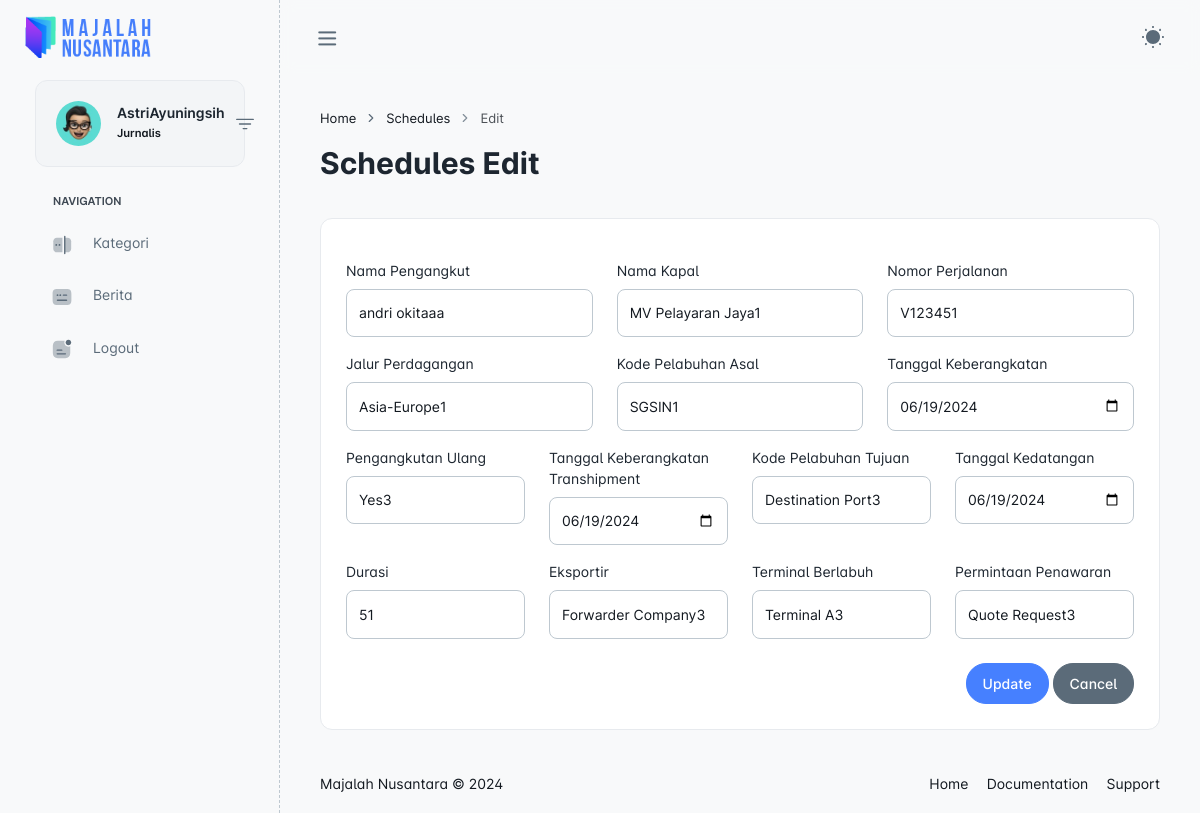
The app's page /admin/schedules-edit.php?id=7 (signed in) with its own data.
### tables this page shows
CREATE TABLE `schedules` (
  `id_schedules` int NOT NULL,
  `CarrierName` varchar(255) DEFAULT NULL,
  `VesselName` varchar(255) DEFAULT NULL,
  `VoyageNumber` varchar(50) DEFAULT NULL,
  `TradeLine` varchar(100) DEFAULT NULL,
  `PortCodeOrigin` varchar(20) DEFAULT NULL,
  `DepartureDate` date DEFAULT NULL,
  `Transhipment` varchar(100) DEFAULT NULL,
  `TranshipmentDeparture` date DEFAULT NULL,
  `PortCodeDestination` varchar(20) DEFAULT NULL,
  `ArrivalDate` date DEFAULT NULL,
  `Duration` int DEFAULT NULL,
  `Forwarder` varchar(255) DEFAULT NULL,
  `BerthingTerminal` varchar(100) DEFAULT NULL,
  `RequestQuote` varchar(500) DEFAULT NULL
);

### admin/schedules-edit.php (the view, shortened to what this page needs)
<?php
require_once "function/init.php";
$id_schedules = $carrierName = $vesselName = $voyageNumber = $tradeLine = $portCodeOrigin = $departureDate = $transhipment = $transhipmentDeparture = $portCodeDestination = $arrivalDate = $duration = $forwarder = $berthingTerminal = $requestQuote = "";
if (isset($_GET['id'])) {
    $id_schedules = $_GET['id'];
    $sql = "SELECT * FROM schedules WHERE id_schedules = ?";
    $stmt = $conn->prepare($sql);
    $stmt->bind_param("i", $id_schedules);
    $stmt->execute();
    $result = $stmt->get_result();
    if ($result->num_rows == 1) {
        $row = $result->fetch_assoc();
        $carrierName = $row['CarrierName'];
        $vesselName = $row['VesselName'];
        $voyageNumber = $row['VoyageNumber'];
        $tradeLine = $row['TradeLine'];
        $portCodeOrigin = $row['PortCodeOrigin'];
        $departureDate = $row['DepartureDate'];
        $transhipment = $row['Transhipment'];
        $transhipmentDeparture = $row['TranshipmentDeparture'];
        $portCodeDestination = $row['PortCodeDestination'];
        $arrivalDate = $row['ArrivalDate'];
        $duration = $row['Duration'];
        $forwarder = $row['Forwarder'];
        $berthingTerminal = $row['BerthingTerminal'];
        $requestQuote = $row['RequestQuote'];
    } else {
        direct("schedules.php");
        die;
    }
} else {
    direct("schedules.php");
    die;
}
?>
<!DOCTYPE html>
<html lang="en">
<body data-pc-preset="preset-1" data-pc-sidebar-caption="true" data-pc-direction="ltr" data-pc-theme_contrast=""
    data-pc-theme="light">
    <div class="pc-container">
        <div class="pc-content">
            <div class="page-header">
                <div class="page-block">
                    <div class="row align-items-center">
                        <div class="col-md-12">
                            <ul class="breadcrumb">
                                <li class="breadcrumb-item"><a href="index.php">Home</a></li>
                                <li class="breadcrumb-item"><a href="javascript: void(0)">Schedules</a></li>
                                <li class="breadcrumb-item"><a href="javascript: void(0)">Edit</a></li>
                            </ul>
                        </div>
                        <div class="col-md-6">
                            <div class="page-header-title">
                                <h2 class="mb-0">Schedules Edit</h2>
                            </div>
                        </div>
                    </div>
                </div>
            </div>
            <div class="row">
                <div class="col-sm-12">
                    <div class="card">
                        <div class="card-body">
                            <div class="row">
                                <form action="<?php echo htmlspecialchars($_SERVER["PHP_SELF"]) . "?id=" . htmlspecialchars($id_schedules); ?>"
                                    method="POST">
                                  <div class="row">
                                    <div class="col-12 col-md-4">
                                        <label for="carrierName" class="form-label mt-3">Nama Pengangkut</label>
                                        <input type="text" class="form-control" id="carrierName" name="carrierName"
                                            required value="<?php echo htmlspecialchars($carrierName); ?>">
                                    </div>
                                    <div class="col-12 col-md-4">
                                        <label for="vesselName" class="form-label mt-3">Nama Kapal</label>
                                        <input type="text" class="form-control" id="vesselName" name="vesselName"
                                            required value="<?php echo htmlspecialchars($vesselName); ?>">
                                    </div>
                                    <div class="col-12 col-md-4">
                                        <label for="voyageNumber" class="form-label mt-3">Nomor Perjalanan</label>
                                        <input type="text" class="form-control" id="voyageNumber" name="voyageNumber"
                                            value="<?php echo htmlspecialchars($voyageNumber); ?>">
                                    </div>
                                    <div class="col-12 col-md-4">
                                        <label for="tradeLine" class="form-label mt-3">Jalur Perdagangan</label>
                                        <input type="text" class="form-control" id="tradeLine" name="tradeLine"
                                            value="<?php echo htmlspecialchars($tradeLine); ?>">
                                    </div>
                                    <div class="col-12 col-md-4">
                                        <label for="portCodeOrigin" class="form-label mt-3">Kode Pelabuhan Asal</label>
                                        <input type="text" class="form-control" id="portCodeOrigin"
                                            name="portCodeOrigin"
                                            value="<?php echo htmlspecialchars($portCodeOrigin); ?>">
                                    </div>
                                    <div class="col-12 col-md-4">
                                        <label for="departureDate" class="form-label mt-3">Tanggal Keberangkatan</label>
                                        <input type="date" class="form-control" id="departureDate" name="departureDate"
                                            value="<?php echo htmlspecialchars($departureDate); ?>">
                                    </div>
                                    <div class="col-12 col-md-3">
                                        <label for="transhipment" class="form-label mt-3">Pengangkutan Ulang</label>
                                        <input type="text" class="form-control" id="transhipment" name="transhipment"
                                            value="<?php echo htmlspecialchars($transhipment); ?>">
                                    </div>
                                    <div class="col-12 col-md-3">
                                        <label for="transhipmentDeparture" class="form-label mt-3">Tanggal Keberangkatan
                                            Transhipment</label>
                                        <input type="date" class="form-control" id="transhipmentDeparture"
                                            name="transhipmentDeparture"
                                            value="<?php echo htmlspecialchars($transhipmentDeparture); ?>">
                                    </div>
                                    <div class="col-12 col-md-3">
                                        <label for="portCodeDestination" class="form-label mt-3">Kode Pelabuhan
                                            Tujuan</label>
                                        <input type="text" class="form-control" id="portCodeDestination"
                                            name="portCodeDestination"
                                            value="<?php echo htmlspecialchars($portCodeDestination); ?>">
                                    </div>
                                    <div class="col-12 col-md-3">
                                        <label for="arrivalDate" class="form-label mt-3">Tanggal Kedatangan</label>
                                        <input type="date" class="form-control" id="arrivalDate" name="arrivalDate"
                                            value="<?php echo htmlspecialchars($arrivalDate); ?>">
                                    </div>
                                    <div class="col-12 col-md-3">
                                        <label for="duration" class="form-label mt-3">Durasi</label>
                                        <input type="text" class="form-control" id="duration" name="duration"
                                            value="<?php echo htmlspecialchars($duration); ?>">
                                    </div>
                                    <div class="col-12 col-md-3">
                                        <label for="forwarder" class="form-label mt-3">Eksportir</label>
                                        <input type="text" class="form-control" id="forwarder" name="forwarder"
                                            value="<?php echo htmlspecialchars($forwarder); ?>">
                                    </div>
                                    <div class="col-12 col-md-3">
                                        <label for="berthingTerminal" class="form-label mt-3">Terminal Berlabuh</label>
                                        <input type="text" class="form-control" id="berthingTerminal"
                                            name="berthingTerminal"
                                            value="<?php echo htmlspecialchars($berthingTerminal); ?>">
                                    </div>
                                    <div class="col-12 col-md-3">
                                        <label for="requestQuote" class="form-label mt-3">Permintaan Penawaran</label>
                                        <input class="form-control" id="requestQuote" name="requestQuote"
                                            value="<?php echo htmlspecialchars($requestQuote); ?>"></input>
                                    </div>
                                    <div class="col-12 text-end mt-4">
                                        <button type="submit" class="btn btn-primary">Update</button>
                                        <a href="schedules.php" class="btn btn-secondary">Cancel</a>
                                    </div>
                                  </div>
                                </form>
                            </div>
                        </div>
                    </div>
                </div>
            </div>
        </div>
    </div>
</body>
</html>

### records on screen
schedules: carrierName "andri okitaaa", vesselName "MV Pelayaran Jaya1", voyageNumber "V123451", tradeLine "Asia-Europe1", portCodeOrigin "SGSIN1", departureDate "06/19/2024", transhipment "Yes3", transhipmentDeparture "06/19/2024", portCodeDestination "Destination Port3", arrivalDate "06/19/2024", duration "51", forwarder "Forwarder Company3", berthingTerminal "Terminal A3", requestQuote "Quote Request3"

### other values on screen
$_SESSION[KEY]["login"]["nama"] "AstriAyuningsih"
